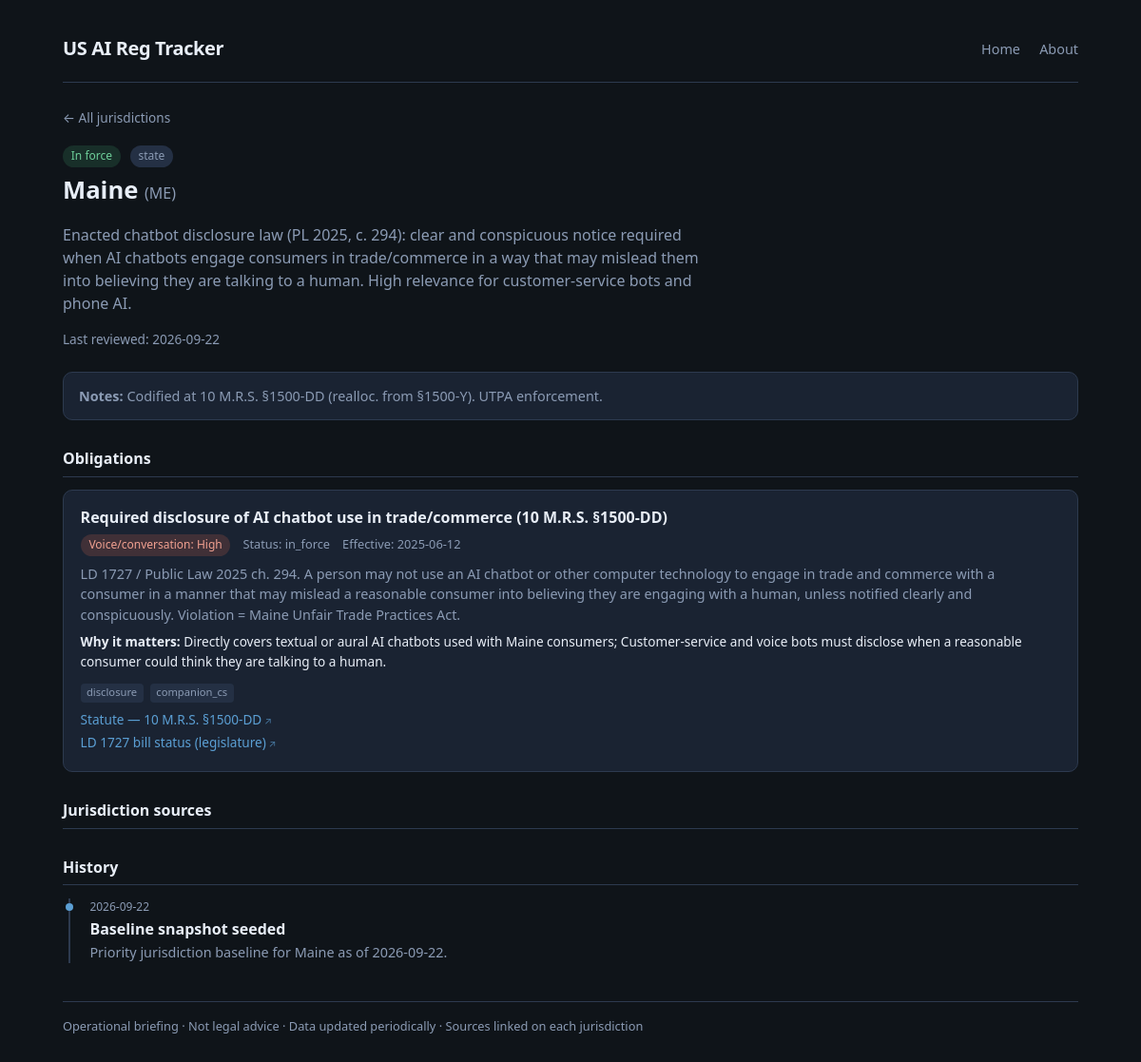
/j/ME, run on the app's committed database.
### tables this page shows
CREATE TABLE jurisdictions (
    id INTEGER PRIMARY KEY AUTOINCREMENT,
    code TEXT NOT NULL UNIQUE,
    name TEXT NOT NULL,
    kind TEXT NOT NULL CHECK (kind IN ('federal', 'state', 'local')),
    status_color TEXT NOT NULL DEFAULT 'quiet',
    status_label TEXT NOT NULL DEFAULT 'quiet',
    summary TEXT NOT NULL DEFAULT '',
    last_reviewed TEXT,
    notes TEXT DEFAULT ''
);

CREATE TABLE obligations (
    id INTEGER PRIMARY KEY AUTOINCREMENT,
    jurisdiction_id INTEGER NOT NULL REFERENCES jurisdictions(id) ON DELETE CASCADE,
    title TEXT NOT NULL,
    status TEXT NOT NULL DEFAULT 'proposed',
    effective_date TEXT,
    themes TEXT NOT NULL DEFAULT '[]',
    voice_cs_relevance TEXT NOT NULL DEFAULT 'none',
    voice_cs_why TEXT DEFAULT '',
    summary TEXT NOT NULL DEFAULT ''
);

CREATE TABLE sources (
    id INTEGER PRIMARY KEY AUTOINCREMENT,
    jurisdiction_id INTEGER REFERENCES jurisdictions(id) ON DELETE CASCADE,
    obligation_id INTEGER REFERENCES obligations(id) ON DELETE CASCADE,
    label TEXT NOT NULL,
    url TEXT NOT NULL,
    CHECK (jurisdiction_id IS NOT NULL OR obligation_id IS NOT NULL)
);

CREATE TABLE history_events (
    id INTEGER PRIMARY KEY AUTOINCREMENT,
    jurisdiction_id INTEGER NOT NULL REFERENCES jurisdictions(id) ON DELETE CASCADE,
    event_date TEXT NOT NULL,
    title TEXT NOT NULL,
    detail TEXT DEFAULT '',
    source_url TEXT,
    created_at TEXT NOT NULL DEFAULT (datetime('now'))
);

### app/main.py (the view)
@app.get("/j/{code}", response_class=HTMLResponse)
def jurisdiction_page(request: Request, code: str):
    detail = db.jurisdiction_detail(code)
    if not detail:
        raise HTTPException(status_code=404, detail=f"Jurisdiction {code} not found")
    j = _enrich_jurisdiction(detail["jurisdiction"])
    obligations = []
    for obl in detail["obligations"]:
        o = dict(obl)
        rel = o.get("voice_cs_relevance") or "none"
        o["rel_display"] = RELEVANCE_META.get(rel, RELEVANCE_META["none"])["label"]
        o["rel_css"] = RELEVANCE_META.get(rel, RELEVANCE_META["none"])["css"]
        obligations.append(o)
    return templates.TemplateResponse(
        "jurisdiction.html",
        {
            "request": request,
            "j": j,
            "obligations": obligations,
            "sources": detail["sources"],
            "history": detail["history"],
            "status_meta": STATUS_META,
        },
    )

### app/templates/jurisdiction.html (shortened to what this page needs)
{% extends "base.html" %}
{% block content %}
<a class="back" href="/">← All jurisdictions</a>
<div class="j-header">
  <span class="pill {{ j.status_css }}">{{ j.status_display }}</span>
  <span class="pill" style="margin-left:0.35rem;">{{ j.kind }}</span>
  <h1>{{ j.name }} <span style="color:var(--muted); font-weight:400; font-size:1rem;">({{ j.code }})</span></h1>
  <p class="summary">{{ j.summary }}</p>
  <p class="meta-line" style="margin-top:0.75rem;">Last reviewed: {{ j.last_reviewed or '—' }}</p>
</div>
{% if j.notes %}
<div class="notes"><strong>Notes:</strong> {{ j.notes }}</div>
{% endif %}
<h3 class="block-title">Obligations</h3>
{% if obligations %}
  {% for o in obligations %}
  <div class="obl">
    <h4>{{ o.title }}</h4>
    <div class="meta">
      <span class="pill {{ o.rel_css }}">Voice/conversation: {{ o.rel_display }}</span>
      <span>Status: {{ o.status }}</span>
      {% if o.effective_date %}<span>Effective: {{ o.effective_date }}</span>{% endif %}
    </div>
    <p>{{ o.summary }}</p>
    {% if o.voice_cs_why %}
    <p class="why"><strong>Why it matters:</strong> {{ o.voice_cs_why }}</p>
    {% endif %}
    {% if o.themes %}
    <div class="themes">
      {% for t in o.themes %}
      <span class="theme-tag">{{ t }}</span>
      {% endfor %}
    </div>
    {% endif %}
    {% if o.sources %}
    <ul class="sources">
      {% for s in o.sources %}
      <li><a href="{{ s.url }}" target="_blank" rel="noopener noreferrer">{{ s.label }}</a></li>
      {% endfor %}
    </ul>
    {% endif %}
  </div>
  {% endfor %}
{% else %}
<p class="empty">No specific obligations tracked yet for this jurisdiction.</p>
{% endif %}
{% if sources %}
<h3 class="block-title">Jurisdiction sources</h3>
{% endif %}
<h3 class="block-title">History</h3>
{% if history %}
<ul class="timeline">
  {% for h in history %}
  <li>
    <div class="date">{{ h.event_date }}</div>
    <div class="title">{{ h.title }}</div>
    {% if h.detail %}<div class="detail">{{ h.detail }}</div>{% endif %}
  </li>
  {% endfor %}
</ul>
{% else %}
<p class="empty">No history events yet.</p>
{% endif %}
{% endblock %}

### app/static/style.css (style rules this page uses)
:root { --bg: #0f1419; --surface: #1a2332; --surface2: #243044; --border: #2d3a4f; --text: #e8eef7; --muted: #8b9bb4; --accent: #5b9fd4; --accent-soft: rgba(91, 159, 212, 0.15); --in-force: #3d9a6a; --pending: #c9a227; --hot: #d4654a; --quiet: #5a6a7e; --watch: #7b8fd4; --rel-high: #d4654a; --rel-medium: #c9a227; --rel-low: #5b9fd4; --rel-none: #5a6a7e; --radius: 10px; --font: "Segoe UI", system-ui, -apple-system, sans-serif; }
* { box-sizing: border-box; }
body { margin: 0; font-family: var(--font); background: var(--bg); color: var(--text); line-height: 1.5; min-height: 100vh; }
a { color: var(--accent); text-decoration: none; }
.meta-line { color: var(--muted); font-size: 0.85rem; margin-bottom: 1.25rem; }
.pill { display: inline-block; padding: 0.15rem 0.55rem; border-radius: 999px; font-size: 0.75rem; font-weight: 500; background: var(--surface2); color: var(--muted); }
.pill.status-in-force { background: rgba(61,154,106,0.2); color: #6ecf9a; }
.pill.rel-high { background: rgba(212,101,74,0.2); color: #f0a090; }
.back { font-size: 0.85rem; color: var(--muted); margin-bottom: 1rem; display: inline-block; }
.j-header { margin-bottom: 1.5rem; }
.j-header h1 { margin: 0.3rem 0 0.5rem; font-size: 1.6rem; }
.j-header .summary { color: var(--muted); max-width: 42rem; }
.notes { background: var(--surface); border: 1px solid var(--border); border-radius: var(--radius); padding: 0.85rem 1rem; margin: 1rem 0 1.5rem; font-size: 0.9rem; color: var(--muted); }
h3.block-title { font-size: 1rem; margin: 1.75rem 0 0.85rem; padding-bottom: 0.4rem; border-bottom: 1px solid var(--border); }
.obl { background: var(--surface); border: 1px solid var(--border); border-radius: var(--radius); padding: 1rem 1.1rem; margin-bottom: 0.75rem; }
.obl h4 { margin: 0 0 0.35rem; font-size: 1rem; }
.obl .meta { font-size: 0.8rem; color: var(--muted); margin-bottom: 0.5rem; }
.obl .meta span { margin-right: 0.6rem; }
.obl p { margin: 0.35rem 0; font-size: 0.9rem; color: var(--muted); }
.obl .why { font-size: 0.85rem; color: var(--text); margin-top: 0.5rem; }
.themes { margin-top: 0.5rem; }
.theme-tag { display: inline-block; font-size: 0.7rem; padding: 0.1rem 0.4rem; margin: 0.15rem 0.2rem 0 0; border-radius: 4px; background: var(--surface2); color: var(--muted); }
.sources { list-style: none; padding: 0; margin: 0.5rem 0 0; }
.sources li { margin: 0.25rem 0; font-size: 0.85rem; }
.sources a::after { content: " ↗"; font-size: 0.75em; opacity: 0.7; }
.timeline { list-style: none; padding: 0; margin: 0; }
.timeline li { position: relative; padding: 0 0 1.25rem 1.25rem; border-left: 2px solid var(--border); margin-left: 0.4rem; }
.timeline li::before { content: ""; position: absolute; left: -5px; top: 0.35rem; width: 8px; height: 8px; border-radius: 50%; background: var(--accent); }
.timeline li:last-child { padding-bottom: 0; }
.timeline .date { font-size: 0.75rem; color: var(--muted); }
.timeline .title { font-weight: 600; margin: 0.15rem 0; }
.timeline .detail { font-size: 0.9rem; color: var(--muted); }

### data on the page
jurisdictions: kind "state", name "Maine", code "ME", summary "Enacted chatbot disclosure law (PL 2025, c. 294): clear and conspicuous notice required when AI chatbots engage consumers in trade/commerce in a way that may mislead them into believing they are talking to a human. High relevance for customer-service bots and phone AI.", last_reviewed "2026-09-22", notes "Codified at 10 M.R.S. §1500-DD (realloc. from §1500-Y). UTPA enforcement."
obligations: title "Required disclosure of AI chatbot use in trade/commerce (10 M.R.S. §1500-DD)", rel_display "High", status "in_force", effective_date "2025-06-12", summary "LD 1727 / Public Law 2025 ch. 294. A person may not use an AI chatbot or other computer technology to engage in trade and commerce with a consumer in a manner that may mislead a reasonable consumer into believing they are engaging with a human, unless notified clearly and conspicuously. Violation = Maine Unfair Trade Practices Act.", voice_cs_why "Directly covers textual or aural AI chatbots used with Maine consumers; Customer-service and voice bots must disclose when a reasonable consumer could think they are talking to a human.", themes "disclosure" "companion_cs"
sources: label "Statute — 10 M.R.S. §1500-DD"
sources: label "LD 1727 bill status (legislature)"
history_events: event_date "2026-09-22", title "Baseline snapshot seeded", detail "Priority jurisdiction baseline for Maine as of 2026-09-22."

### other printed values
{{ j.status_display }} "In force"
